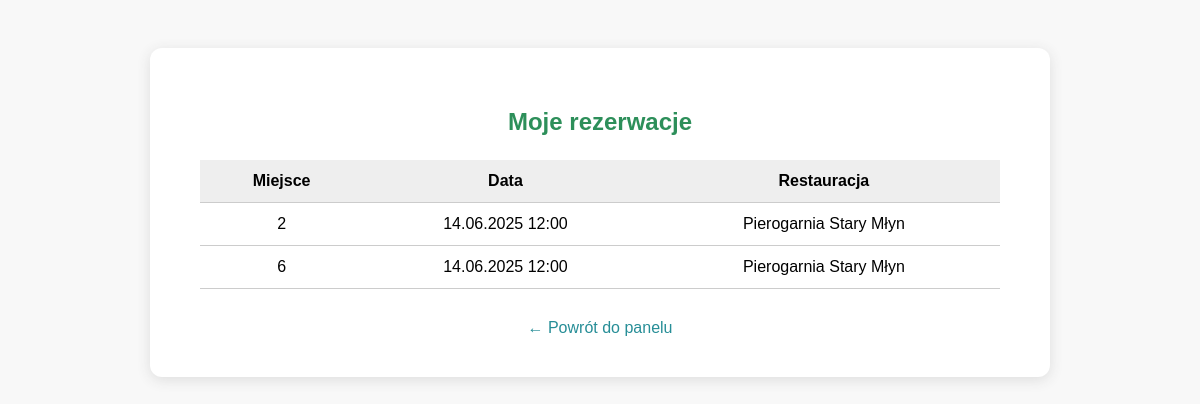
Page /user_reservations.php (signed in) on the committed database.
### tables this page shows
CREATE TABLE `restaurant_seats` (
  `id` int(11) NOT NULL,
  `restaurant_id` int(11) NOT NULL,
  `seat_number` int(11) NOT NULL,
  `is_occupied` tinyint(1) DEFAULT 0,
  `reservation_date` datetime DEFAULT NULL,
  `time_slot` time NOT NULL DEFAULT '12:00:00',
  `nazwisko` varchar(100) DEFAULT NULL,
  `email` varchar(255) DEFAULT NULL,
  `phone` varchar(32) DEFAULT NULL
);

CREATE TABLE `locations` (
  `id` int(11) NOT NULL,
  `restaurant_id` int(11) NOT NULL,
  `restaurant_name` varchar(150) NOT NULL,
  `city` varchar(100) DEFAULT NULL,
  `address` varchar(255) DEFAULT NULL,
  `opening_hours` varchar(255) DEFAULT NULL,
  `contact_email` varchar(150) DEFAULT NULL,
  `phone` varchar(32) DEFAULT NULL,
  `lat` double DEFAULT NULL,
  `lng` double DEFAULT NULL,
  `order_url` varchar(255) DEFAULT NULL
);

### user_reservations.php (the view, shortened to what this page needs)
<?php
require_once 'config.php';
$user_email = isset($_SESSION['email']) ? $_SESSION['email'] : null;
if (!$user_email) {
    $stmt = $pdo->prepare('SELECT email FROM users WHERE id = ?');
    $stmt->execute([$_SESSION['user_id']]);
    $row = $stmt->fetch();
    $user_email = $row ? $row['email'] : null;
}
$stmt = $pdo->prepare("
    SELECT s.*, l.restaurant_name
    FROM restaurant_seats s
    JOIN locations l ON s.restaurant_id = l.restaurant_id
    WHERE s.email = ?
    ORDER BY s.reservation_date DESC, s.time_slot DESC
");
$stmt->execute([$user_email]);
$reservations = $stmt->fetchAll();
?>
<!DOCTYPE html>
<html lang="pl">
<head>
</head>
<body>
<div class="box">
    <h2>Moje rezerwacje</h2>
    <?php if (count($reservations) === 0): ?>
        <p>Nie masz jeszcze żadnych rezerwacji.</p>
    <?php else: ?>
        <table>
            <tr>
                <th>Miejsce</th>
                <th>Data</th>
                <th>Restauracja</th>
            </tr>
            <?php foreach ($reservations as $r): ?>
                <tr>
                    <td><?= $r['seat_number'] ?></td>
                    <td><?= date('d.m.Y H:i', strtotime($r['reservation_date'] . ' ' . $r['time_slot'])) ?></td>
                    <td><?= htmlspecialchars($r['restaurant_name']) ?></td>
                </tr>
            <?php endforeach; ?>
        </table>
    <?php endif; ?>
    <a href="user.php" class="back">← Powrót do panelu</a>
</div>
</body>
</html>

### user_reservations.php (style rules this page uses)
body { font-family: Arial, sans-serif; background: #f8f8f8; padding: 40px; text-align: center; }
.box { background: #fff; max-width: 800px; margin: 0 auto; padding: 40px 50px; border-radius: 12px; box-shadow: 0 3px 14px #ddd; }
h2 { color: #2d8f5a; }
table { width: 100%; border-collapse: collapse; margin-top: 24px; }
th, td { padding: 12px 16px; border-bottom: 1px solid #ccc; }
th { background: #eee; }
.back { display: block; margin-top: 30px; color: #278e97; text-decoration: none; }

### rows in the picture
restaurant_seats: seat_number "2", reservation_date+time_slot "14.06.2025 12:00", locations.restaurant_name "Pierogarnia Stary Młyn"
restaurant_seats: seat_number "6", reservation_date+time_slot "14.06.2025 12:00", locations.restaurant_name "Pierogarnia Stary Młyn"
